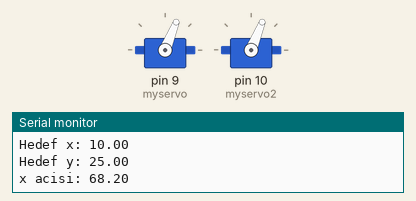
Recording of a program running on a simulated Arduino Uno, built with avr-gcc and run on an emulated ATmega328P. Parts: 2 × servo, the last lines printed to the serial monitor.

Above: at 0.05 s.
At 3.0 s:
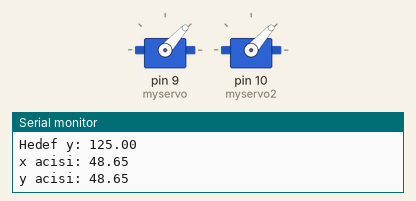
Timing chart, 0 to 6.9 s (numbered marks = the images above):
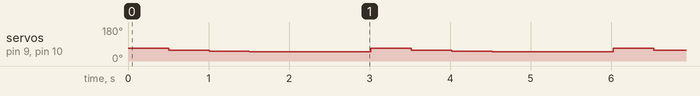

Measured:
- by itself, servo on pin 9 (myservo), servo on pin 10 (myservo2): repeats every 3.0 s: 52° 0.50 s, 50° 0.50 s, 49° 0.50 s, 48° 0.50 s, 68° 0.50 s, 56° 0.50 s

The program:

main.cpp
```cpp
#include <Arduino.h>
#include <Servo.h>
#include <string.h>
#include "kutupdeneme.h"
#include <math.h>

Servo myservo;  //Servo objesi. Kontrol etmek icin
Servo myservo2; //2 servo olunca ayri objelerden kontrol ediyoruz

float x = 0;
float y =90;
int yon =1;
int yon2 = 1;

// Koordinatlar dizisi (x, y)
float koordinatlar[6][2] = {
  {10, 25},
  {30, 45},
  {50, 65},
  {70, 85},
  {90, 105},
  {110, 125}
};
const int koordinatSayisi = sizeof(koordinatlar) / sizeof(koordinatlar[0]);

// Şu anki hedef koordinat indeksi
int hedefIndeks = 0;

//enlem boylam onu x y kordinatina cevrilecek bir fonksiyon bu batıkaf sonrası


//Z) arctan dene. hazir x1,y1 x2 y2 arctan da deniycen
//2 ardunioda calistirmayi dene
//---------------------------------
//S) aci hesapla zimbirtisi bende


void setup() {
  // put your setup code here, to run once:
  Serial.begin(9600);
  myservo.attach(9); // 9 da bagladigimizi dedik
  myservo2.attach(10); // 2.servo 10 da
}

void loop() {
  // Hedef koordinatları al
  float xHedef = koordinatlar[hedefIndeks][0];
  float yHedef = koordinatlar[hedefIndeks][1];

  Serial.print("Hedef x: ");
  Serial.println(xHedef);
  Serial.print("Hedef y: ");
  Serial.println(yHedef);

  // x ve y eksenindeki farkları hesapla
  float deltaX = x_ekseni_hesapla(0, xHedef);   // X eksenindeki fark
  float deltaY = y_ekseni_hesapla(0, yHedef);   // Y eksenindeki fark

  // İki eksene göre açıları hesapla
  float aci = aci_bul(deltaX, deltaY); // Genel açı hesapla
  float x_acisi = deltaX >= 0 ? aci : 180 - aci; // X eksenine göre açı ayarla
  float y_acisi = deltaY >= 0 ? aci : 180 - aci; // Y eksenine göre açı ayarla

  // Sonuçları Seri portta göster
  Serial.print("x acisi: ");
  Serial.println(x_acisi);
  Serial.print("y acisi: ");
  Serial.println(y_acisi);
  myservo.write(x_acisi);
  myservo2.write(y_acisi);

  delay(500);

  // Bir sonraki koordinata geç
  hedefIndeks++;
  if (hedefIndeks >= koordinatSayisi) {
    hedefIndeks = 0; // Eğer son koordinata ulaşıldıysa başa dön
  }
}
```

kutupdeneme.cpp
```cpp
#include "kutupdeneme.h"
#include <math.h>

float yone_dogru(float xMotor, float yMotor, float xHedef, float yHedef){
    //Belki ilerde fikir icin lazim olur diye duruyor
    float aci; // Hedef ile motorun arasindaki aci
    float deltaY = yHedef - yMotor;
    float deltaX = xHedef-xMotor;
    aci = atan2(deltaY,deltaX) * (180 / M_PI);
    return aci;
}


float eksen_hesapla(float dAnten, float dHedef){
    float deltaD; //tek fonksiyonda olur aslında ama okunabilirlik acisindan sorun olur mu?
    deltaD = dHedef - dAnten;
    return deltaD;
}


float x_ekseni_hesapla(float xAnten, float xHedef){
    float deltaX; //x2 - x1 sonucundaki delta x
    deltaX = xHedef - xAnten;
    return deltaX;
}


float y_ekseni_hesapla(float yAnten, float yHedef){
    float deltaY; //y2 - y1 sonucundaki delta y
    deltaY = yHedef - yAnten;
    return deltaY;
}

float aci_bul(float deltaX, float deltaY){
    float aci;
    aci = atan2(deltaY,deltaX) * (180 / M_PI); //arctan ile iki nokta arasındaki aciyi buluyoruz
    return aci;
}
```

kutupdeneme.h
```cpp
#ifndef kutupdeneme
#define kutupdeneme
int toplam(int,int);
float yone_dogru(float xMotor, float yMotor, float xHedef, float yHedef);
float aci_bul(float deltaX, float deltaY);
float x_ekseni_hesapla(float xAnten, float xHedef);
float y_ekseni_hesapla(float yAnten, float yHedef);


#endif
```
